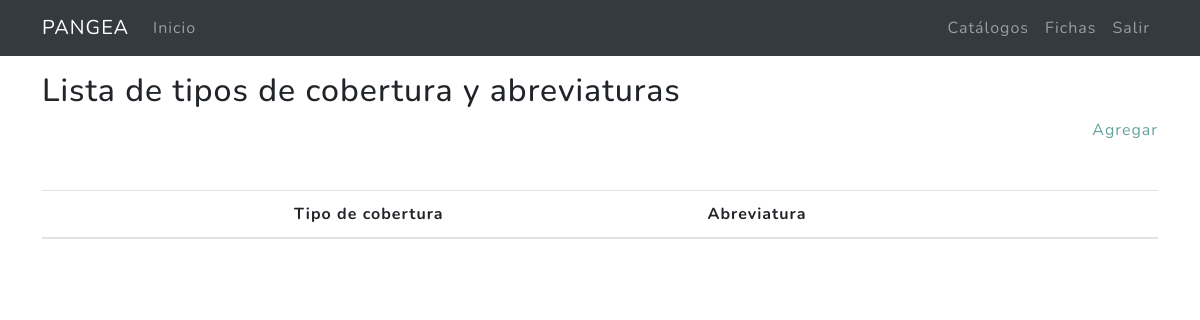
/catalogos/cobertura/ (signed in), run on an earlier commit of the app's database.
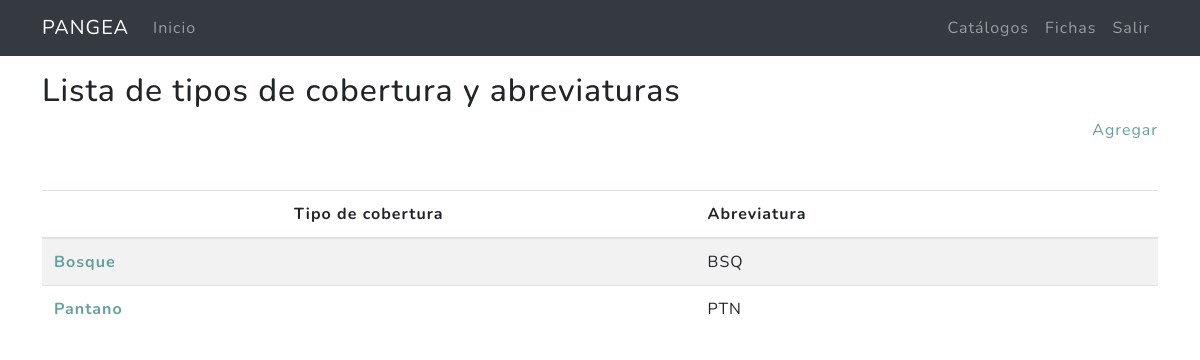
And on a later commit of the database.
### miscelanea/models.py (models this page shows, shortened)
class ListaTiposCobertura(models.Model):
    tipo = models.CharField(max_length=100,verbose_name = "Tipo de cobertura")
    abreviatura = models.CharField(max_length=10,verbose_name = "Abreviatura")
    created = models.DateTimeField(auto_now_add = True,verbose_name = "Fecha de creación")
    updated = models.DateTimeField(auto_now = True,verbose_name = "Fecha de edición")
    class Meta:
        verbose_name = "Lista de tipos de cobertura y abreviaturas"
        verbose_name_plural = "Lista de tipos de cobertura y abreviaturas"
        ordering = ["tipo"]

### miscelanea/views.py (the view)
# urls.py: path('cobertura/', ListaTiposCoberturaListView.as_view(), name='cobertura'),
@method_decorator(login_required,name='dispatch')
class ListaTiposCoberturaListView(ListView):
    model = ListaTiposCobertura
    template_name = "miscelanea/listatiposcobertura_list.html"
    paginate_by = 20
    def get_context_data(self, **kwargs):
        context = super().get_context_data(**kwargs)
        context['p_title']=ListaTiposCobertura._meta.verbose_name
        return context

### miscelanea/templates/miscelanea/listatiposcobertura_list.html (shortened to what this page needs)
{% extends 'cap2/base_mx.html' %}
{% load static %}
{% block content %}
<main role="main">
  <div class="container mb-4">
    <h2 class="mt-3">{{p_title}}</h2>
    <div class="agregar mb-4 text-right"><a href="{% url 'catalogos:cobertura-create' %}">Agregar</a></div>
    <table class="table  table-striped mt-5">
      <thead>
        <tr>
          <th scope="col" class="text-center">Tipo de cobertura</th>
          <th>Abreviatura</th>
        </tr>
      </thead>
      <tbody>
      {% for i in listatiposcobertura_list %}
          <tr>
            <th scope="row"><a href="{% url 'catalogos:tagua-update' i.id %}">{{i.tipo}} </a></th>
            <td>{{i.abreviatura}}</td>
          </tr>
      {% endfor %}
      </tbody>
    </table>
  </div>
</main>
{% endblock %}

What changed in the data, as far as the page shows it:
added ListaTiposCobertura: tipo "Bosque", abreviatura "BSQ"
added ListaTiposCobertura: tipo "Pantano", abreviatura "PTN"
